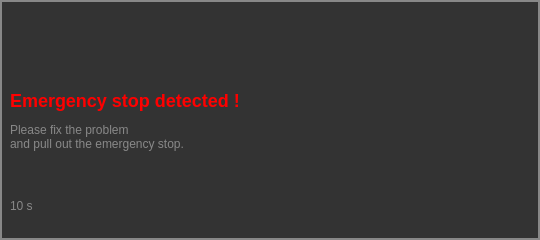
<?xml version="1.0" encoding="UTF-8"?>
<ui version="4.0">
 <class>EmergencyStop</class>
 <widget class="QDialog" name="EmergencyStop">
  <property name="windowModality">
   <enum>Qt::ApplicationModal</enum>
  </property>
  <property name="geometry">
   <rect>
    <x>0</x>
    <y>0</y>
    <width>540</width>
    <height>240</height>
   </rect>
  </property>
  <property name="focusPolicy">
   <enum>Qt::StrongFocus</enum>
  </property>
  <property name="windowTitle">
   <string>Dialog</string>
  </property>
  <property name="styleSheet">
   <string notr="true">QDialog {
background-color : #333;
border: 2px solid #888;
}</string>
  </property>
  <property name="modal">
   <bool>true</bool>
  </property>
  <widget class="QLabel" name="label_stopInstructions">
   <property name="geometry">
    <rect>
     <x>10</x>
     <y>60</y>
     <width>521</width>
     <height>121</height>
    </rect>
   </property>
   <property name="styleSheet">
    <string notr="true">QLabel{
font: 18pt &quot;Sans&quot;;
color : #888;
}</string>
   </property>
   <property name="text">
    <string>&lt;html&gt;&lt;head/&gt;&lt;body&gt;&lt;p&gt;&lt;b&gt;&lt;font size=&quot;5&quot; color=&quot;red&quot;&gt;Emergency stop detected !&lt;/font&gt;&lt;/b&gt;&lt;/p&gt;
&lt;p&gt;Please fix the problem &lt;br&gt;and pull out the emergency stop.&lt;/p&gt;&lt;/body&gt;&lt;/html&gt;</string>
   </property>
  </widget>
  <widget class="QLabel" name="label_emergencytimer">
   <property name="enabled">
    <bool>true</bool>
   </property>
   <property name="geometry">
    <rect>
     <x>10</x>
     <y>190</y>
     <width>521</width>
     <height>31</height>
    </rect>
   </property>
   <property name="styleSheet">
    <string notr="true">QLabel{
font: 18pt &quot;Sans&quot;;
color : #888;
}</string>
   </property>
   <property name="text">
    <string>10 s</string>
   </property>
  </widget>
 </widget>
 <resources/>
 <connections/>
</ui>
